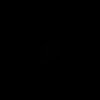
Frame 1 (no input)
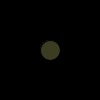
Frame 60 (the mouse pressed at the canvas centre just before this capture)
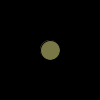
Frame 120 (the mouse held since frame 60 and released just before this capture)

The Processing sketch that drew these frames (run headless with seeded random() and noise(); from frame 60 on, the mouse is pressed at the canvas centre):

// Processing sketch: processing_77119
// ── processing_77119.pde

int a;
int a1;

void setup()
{
  size(100,100);
  background(0);
  a = 0;
  a1 = 1;
}

void draw()
{
  a = a+a1;
  
  
  if (a <= 0)
  {
    a1 = -a1;
  }
  
  if (a >=255)
  {
    a1 = -a1;
  }

  
  
  
  background(0);
  //background(0,a);
  fill(255,255,150, a);
  ellipse(width/2, height/2, 20, 20);
  //background(0,a);
  
}
  
  
